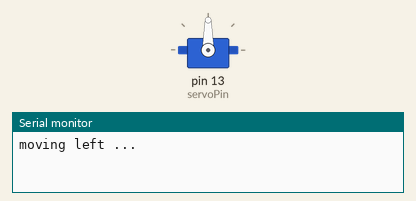
Simulated run of this sketch. Board: Arduino Uno, built with avr-gcc and run on an emulated ATmega328P. Shown: servo, the last lines printed to the serial monitor.

Above: at 0.05 s.
At 6.0 s:
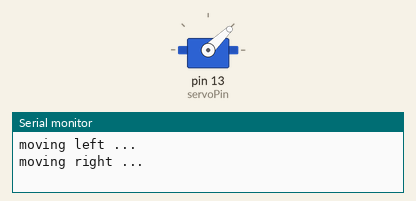
Timing chart, 0 to 7.8 s (numbered marks = the images above):
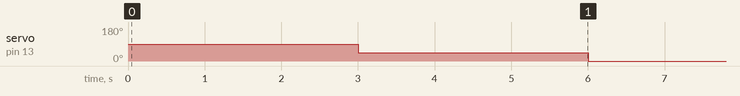

The sketch:

servo.ino
```cpp
#include <Servo.h>


int servoPin = 13;
Servo Servo1;
void setup() {
  Servo1.attach(servoPin); // Attach the servo to the specified pin
  Serial.begin(9600);
}

void loop() {
  Serial.println("moving left ...");
  moveLeft();
  delay(3000);
  Serial.println("moving right ...");

  moveRight();
  delay(3000);
  }

void moveLeft() {
  static unsigned long prevMillis = 0;
  static int totalSteps = 45;
  static int duration = 15000; // 15 seconds
  static int startAngle = 0;
  static int targetAngle = 45;

  unsigned long currentMillis = millis();

  if (currentMillis - prevMillis >= duration / totalSteps) {
    prevMillis = currentMillis;
    float t = float(currentMillis % (duration / totalSteps)) / (duration / totalSteps);
    int angle = startAngle + t * (targetAngle - startAngle);
    Servo1.write(angle);
  }
}

void moveRight() {
  static unsigned long prevMillis = 0;
  static int totalSteps = 45;
  static int duration = 15000; // 15 seconds
  static int startAngle = 45;
  static int targetAngle = 0;

  unsigned long currentMillis = millis();

  if (currentMillis - prevMillis >= duration / totalSteps) {
    prevMillis = currentMillis;
    float t = float(currentMillis % (duration / totalSteps)) / (duration / totalSteps);
    int angle = startAngle + t * (targetAngle - startAngle);
    Servo1.write(angle);
    if (currentMillis % duration == 0) {
      delay(1000); // Wait for 1 second before reversing
    }
  }
}
```

Measured:
- by itself, servo on pin 13 (servoPin): ramps from 44° to 0° and jumps back, once every 6.0 s
